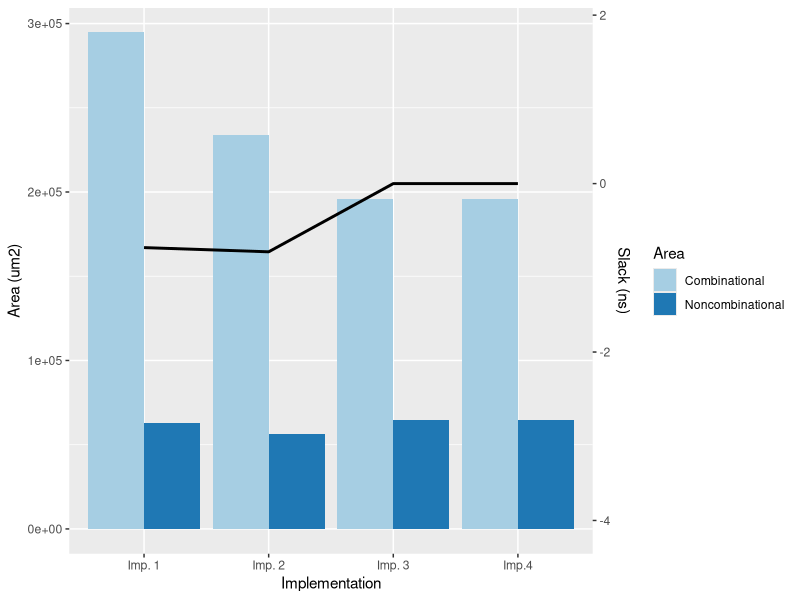
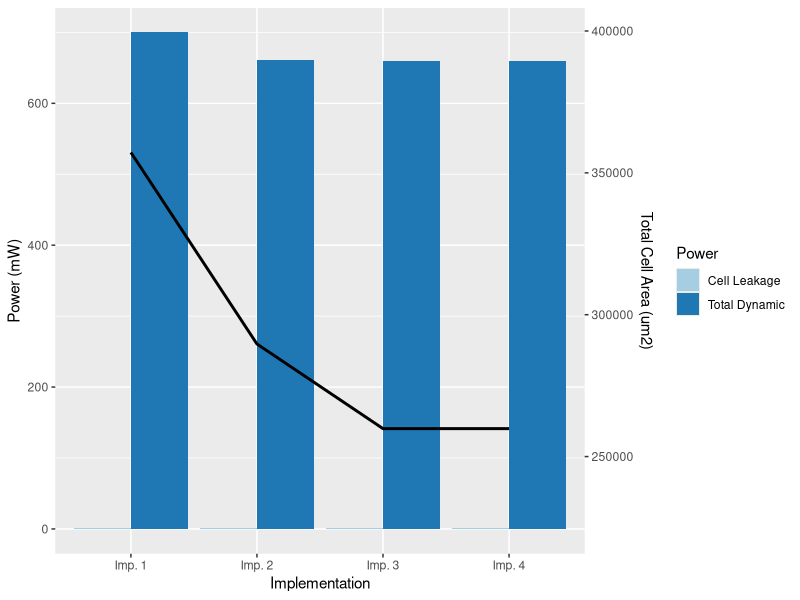

The R script that drew these images, in order:
# library
library(readxl)
library(ggplot2)
library(RColorBrewer)
#library(latex2exp)
#library(tikzDevice)

areaTiempo <- read_excel("areaTiempo.xlsx")
powerArea  <- read_excel("powerArea.xlsx")

WNS_100 <- areaTiempo$Slack
LUT_100 <- areaTiempo$CombinationalArea
FF_100  <- areaTiempo$NoncombinationalArea

WNS_200 <- powerArea$TotalCellArea
LUT_200 <- powerArea$TotalDynamicPower
FF_200  <- powerArea$CellLeakagePower

# Area-Tiempo
# create a dataset
Arquitectura = c(rep(c("Imp. 1","Imp. 2","Imp. 3","Imp.4"),2))
Area=c(rep("Combinational",4),rep("Noncombinational",4))
Cantidad =c(LUT_100,FF_100)
Cantidad_num <- as.numeric(Cantidad)
data=data.frame(Area,Arquitectura,Cantidad_num,x=1:4,WNS_100)
data_frec= data.frame(x=1:4,WNS_100)

# Grouped
ggplot(data) + geom_bar(aes(fill=Area, y=Cantidad_num, x=Arquitectura),position="dodge", stat="identity") + scale_fill_manual(values=brewer.pal(n = 4, name = "Paired")) +  
  geom_line(aes(x,(5e4*WNS_100+2.05e5)),size = 1) + 
  scale_y_continuous(sec.axis = sec_axis(~./5e4-4.1, name = "Slack (ns)")) +  ylab("Area (um2)") + xlab("Implementation")


#Power-Area
#create a dataset
Arquitectura = c(rep(c("Imp. 1","Imp. 2","Imp. 3","Imp. 4"),2))
Power=c(rep("Total Dynamic",4),rep("Cell Leakage",4))
Cantidad =c(LUT_200,FF_200)
Cantidad_num <- as.numeric(Cantidad)
data=data.frame(Power,Arquitectura,Cantidad_num,x=1:4,WNS_200)
data_frec= data.frame(x=1:4,WNS_200)

# Grouped
ggplot(data) + geom_bar(aes(fill=Power, y=Cantidad_num, x=Arquitectura),position="dodge", stat="identity") + scale_fill_manual(values=brewer.pal(n = 4, name = "Paired")) +  
  geom_line(aes(x,(0.004*WNS_200-1000+100)),size = 1) + 
  scale_y_continuous(sec.axis = sec_axis(~./0.004+224.5e3, name = "Total Cell Area (um2)"))  +  ylab("Power (mW)") + xlab("Implementation")
